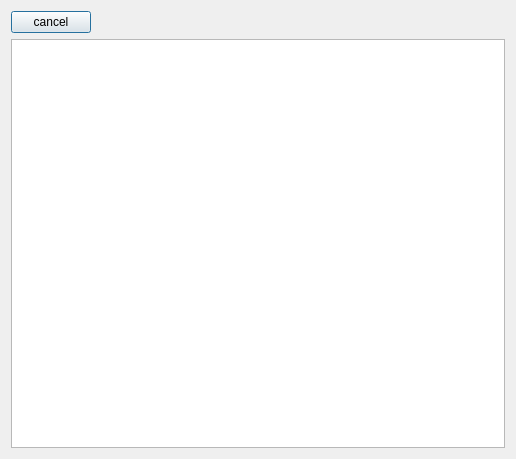
<?xml version="1.0" encoding="UTF-8"?>
<ui version="4.0">
 <class>Dialog</class>
 <widget class="QDialog" name="Dialog">
  <property name="geometry">
   <rect>
    <x>0</x>
    <y>0</y>
    <width>516</width>
    <height>459</height>
   </rect>
  </property>
  <property name="windowTitle">
   <string>Dialog</string>
  </property>
  <layout class="QVBoxLayout" name="verticalLayout">
   <item>
    <layout class="QHBoxLayout" name="horizontalLayout">
     <item>
      <widget class="QPushButton" name="pushCancel">
       <property name="text">
        <string>cancel</string>
       </property>
      </widget>
     </item>
     <item>
      <spacer name="horizontalSpacer">
       <property name="orientation">
        <enum>Qt::Horizontal</enum>
       </property>
       <property name="sizeHint" stdset="0">
        <size>
         <width>40</width>
         <height>20</height>
        </size>
       </property>
      </spacer>
     </item>
    </layout>
   </item>
   <item>
    <widget class="QListView" name="listVariables"/>
   </item>
  </layout>
 </widget>
 <resources/>
 <connections/>
</ui>
